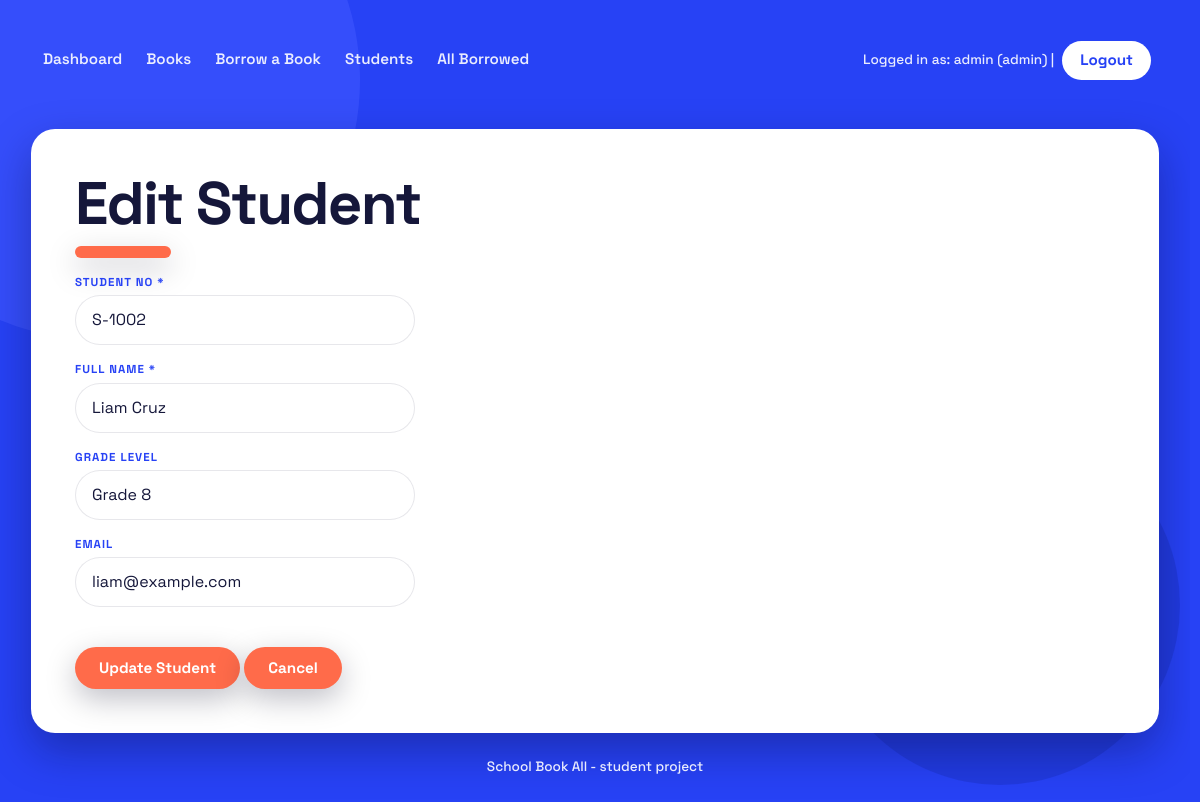
Page /students/edit.php?id=2 (signed in) on the committed database.
### tables this page shows
CREATE TABLE students (
    id           INT AUTO_INCREMENT PRIMARY KEY,
    user_id      INT NULL,                        
    student_no   VARCHAR(30) UNIQUE NOT NULL,
    full_name    VARCHAR(150) NOT NULL,
    grade_level  VARCHAR(50),
    email        VARCHAR(150),
    created_at   TIMESTAMP DEFAULT CURRENT_TIMESTAMP,
    FOREIGN KEY (user_id) REFERENCES users(id)
);

### students/edit.php (the view, shortened to what this page needs)
<?php
require_once '../config/connect.php';
$id = $_GET['id'] ?? '';
$id = (int)$id;
$student_no = $full_name = $grade_level = $email = "";
if ($_SERVER['REQUEST_METHOD'] === 'POST') {
    $student_no = trim($_POST['student_no'] ?? '');
    $full_name = trim($_POST['full_name'] ?? '');
    $grade_level = trim($_POST['grade_level'] ?? '');
    $email = trim($_POST['email'] ?? '');
    if ($student_no === '' || $full_name === '') {
        $error = "Student No and Full Name are required.";
    } elseif ($email !== '' && !filter_var($email, FILTER_VALIDATE_EMAIL)) {
        $error = "Please enter a valid email address.";
    } else {
        try {
            $stmt = $pdo->prepare(
                "UPDATE students
                 SET student_no = ?, full_name = ?, grade_level = ?, email = ?
                 WHERE id = ?"
            );
            $stmt->execute([$student_no, $full_name, $grade_level, $email, $id]);
            header("Location: index.php?msg=" . urlencode("Student updated successfully."));
            exit;
        } catch (PDOException $e) {
            if ($e->getCode() === '23000') {
                $error = "That Student No already exists. Please use a different one.";
            } else {
                $error = "Could not update the student. Please try again.";
            }
        }
    }
} else {
    try {
        $stmt = $pdo->prepare("SELECT * FROM students WHERE id = ?");
        $stmt->execute([$id]);
        $student = $stmt->fetch();
        $student_no = $student['student_no'];
        $full_name = $student['full_name'];
        $grade_level = $student['grade_level'];
        $email = $student['email'];
    } catch (PDOException $e) {
        $error = "Could not load the student.";
    }
}
require_once '../includes/header.php';
?>
<h1>Edit Student</h1>
<form method="post" action="edit.php?id=<?php echo $id; ?>">
    <label>Student No *</label>
    <input type="text" name="student_no" value="<?php echo htmlspecialchars($student_no); ?>">
    <label>Full Name *</label>
    <input type="text" name="full_name" value="<?php echo htmlspecialchars($full_name); ?>">
    <label>Grade Level</label>
    <input type="text" name="grade_level" value="<?php echo htmlspecialchars($grade_level); ?>">
    <label>Email</label>
    <input type="text" name="email" value="<?php echo htmlspecialchars($email); ?>">
    <br>
    <button type="submit">Update Student</button>
    <a class="btn" href="index.php">Cancel</a>
</form>
<?php require_once '../includes/footer.php'; ?>

### assets/css/style.css (style rules this page uses)
:root { --blue: rgb(39, 66, 245); --blue-light: rgb(66, 89, 255); --blue-dark: rgb(31, 54, 207); --coral: rgb(255, 107, 74); --yellow: rgb(255, 212, 59); --yellow-warm: rgb(255, 181, 59); --pink: rgb(255, 155, 224); --green: rgb(124, 227, 177); --card: #ffffff; --ink: rgb(21, 23, 58); --muted: rgb(74, 79, 119); --on-blue: #ffffff; --on-blue-dim: rgba(255, 255, 255, 0.9); --hairline: rgba(21, 23, 58, 0.10); --shadow-card: 0 18px 44px rgba(10, 12, 60, 0.35); --shadow-soft: 0 10px 30px rgba(0, 0, 30, 0.25); --shadow-hover: 0 24px 56px rgba(10, 12, 60, 0.45); --r-card: 24px; --r-md: 16px; --r-pill: 999px; --font: "Space Grotesk", "Inter Tight", system-ui, -apple-system, "Segoe UI", sans-serif; --s1: 4px; --s2: 8px; --s3: 12px; --s4: 16px; --s5: 24px; --s6: 32px; --s7: 48px; --maxw: min(1180px, 94vw); }
*, *::before, *::after { box-sizing: border-box; }
html { -webkit-text-size-adjust: 100%; scrollbar-gutter: stable; overflow-y: scroll; scroll-behavior: smooth; scrollbar-width: thin; scrollbar-color: var(--coral) rgba(255, 255, 255, 0.12); }
body { font-family: var(--font); color: var(--on-blue); background-color: var(--blue); margin: 0; padding: var(--s5) var(--s4) var(--s7); line-height: 1.5; font-size: 16px; min-height: 100vh; position: relative; overflow-x: hidden; display: flex; flex-direction: column; }
body::before, body::after { content: ""; position: fixed; border-radius: 50%; pointer-events: none; z-index: 0; }
body::before { width: 520px; height: 520px; top: -180px; left: -160px; background: var(--blue-light); opacity: 0.55; }
body::after { width: 360px; height: 360px; right: 20px; bottom: 40px; background: var(--blue-dark); opacity: 0.6; }
h1, h2, h3 { font-family: var(--font); font-weight: 700; line-height: 1.02; letter-spacing: -0.03em; margin: 0 0 var(--s4); color: var(--ink); text-wrap: balance; }
h1 { font-size: clamp(2.2rem, 6vw, 3.75rem); }
h1::after { content: ""; display: block; width: 96px; height: 12px; margin-top: var(--s3); border-radius: var(--r-pill); background: var(--coral); box-shadow: var(--shadow-soft); }
a { color: var(--blue); text-underline-offset: 3px; font-weight: 600; }
label { display: block; margin: var(--s4) 0 var(--s1); font-weight: 700; font-size: 0.72rem; text-transform: uppercase; letter-spacing: 0.09em; color: var(--blue); }
input, select, textarea { display: block; width: 100%; max-width: 340px; padding: 12px 16px; margin: var(--s1) 0 var(--s2); font: inherit; color: var(--ink); background: var(--card); border: 1.5px solid var(--hairline); border-radius: var(--r-pill); transition: border-color 0.15s ease, box-shadow 0.15s ease; }
input::placeholder { color: #9aa; }
button, .btn { display: inline-block; font-family: var(--font); font-weight: 700; font-size: 0.95rem; color: var(--on-blue); background: var(--coral); border: none; border-radius: var(--r-pill); padding: 12px 24px; margin-top: var(--s2); text-decoration: none; cursor: pointer; line-height: 1.15; box-shadow: var(--shadow-soft); transition: transform 0.12s ease, box-shadow 0.12s ease, background-color 0.15s ease; }

### rows in the picture
students: student_no "S-1002", full_name "Liam Cruz", grade_level "Grade 8", email "liam@example.com"

### other values in the picture
isset($_SESSION['username']) ? $_SESSION['username'] : 'guest' "admin"
isset($_SESSION['role']) ? $_SESSION['role'] : 'user' "admin"
